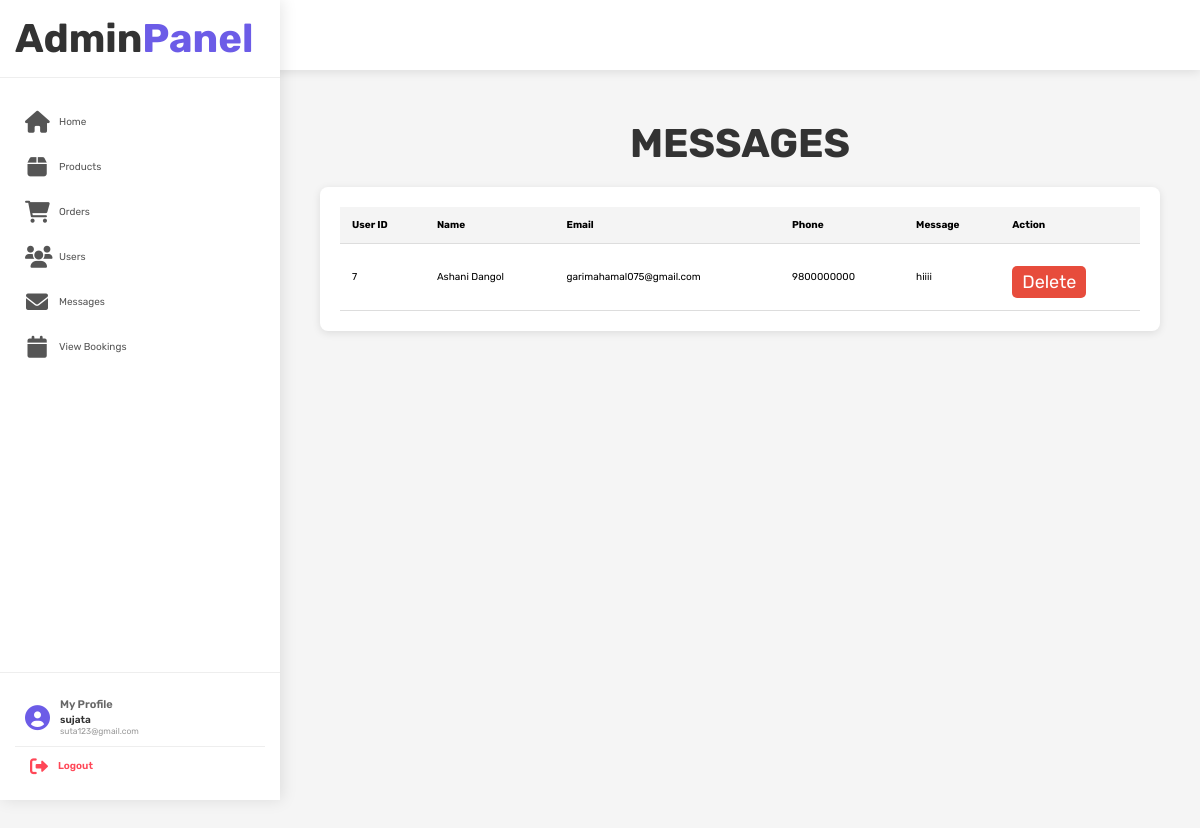
Page /admin_contacts.php (signed in) on the committed database.
### tables this page shows
CREATE TABLE `message` (
  `id` int(100) NOT NULL,
  `user_id` int(100) NOT NULL,
  `name` varchar(100) NOT NULL,
  `email` varchar(100) NOT NULL,
  `number` varchar(12) NOT NULL,
  `message` varchar(500) NOT NULL
);

### admin_contacts.php (the view, shortened to what this page needs)
<?php
include 'config.php';
$check_column = mysqli_query($conn, "SHOW COLUMNS FROM `message` LIKE 'created_at'");
$column_exists = (mysqli_num_rows($check_column) > 0);
$order_by = $column_exists ? "ORDER BY created_at DESC" : "";
?>
<!DOCTYPE html>
<html lang="en">
<head>
   <link rel="stylesheet" href="https://cdnjs.cloudflare.com/ajax/libs/font-awesome/6.0.0/css/all.min.css">
   <link rel="stylesheet" href="css/admin_style.css">
</head>
<body>
<?php include 'admin_header.php'; ?>
<div class="main-content">
<section class="messages">
   <h1 class="title">Messages</h1>
   <div class="table-container">
      <table>
         <thead>
            <tr>
               <th>User ID</th>
               <th>Name</th>
               <th>Email</th>
               <th>Phone</th>
               <th>Message</th>
               <th>Action</th>
            </tr>
         </thead>
         <tbody>
            <?php
               $select_message = mysqli_query($conn, "SELECT * FROM `message` $order_by") or die('Query failed');
               if (mysqli_num_rows($select_message) > 0) {
                  while ($fetch_message = mysqli_fetch_assoc($select_message)) {
            ?>
            <tr>
               <td data-label="User ID"><?php echo $fetch_message['user_id']; ?></td>
               <td data-label="Name"><?php echo $fetch_message['name']; ?></td>
               <td data-label="Email"><?php echo $fetch_message['email']; ?></td>
               <td data-label="Phone"><?php echo $fetch_message['number']; ?></td>
               <td data-label="Message" class="message-content" title="<?php echo htmlspecialchars($fetch_message['message']); ?>">
                  <?php echo htmlspecialchars($fetch_message['message']); ?>
               </td>
               <td data-label="Action">
                  <a href="admin_contacts.php?delete=<?php echo $fetch_message['id']; ?>" onclick="return confirm('Delete this message?');" class="delete-btn">Delete</a>
               </td>
            </tr>
            <?php
                  }
               } else {
                  $colspan = $column_exists ? 7 : 6;
                  echo '<tr><td colspan="'.$colspan.'" class="empty">No messages found!</td></tr>';
               }
            ?>
         </tbody>
      </table>
   </div>
</section>
</div>
</body>
</html>

### css/admin_style.css (style rules this page uses)
:root { --purple:#8e44ad; --red:#c0392b; --orange:#f39c12; --black:#333; --white:#fff; --light-color:#666; --light-white:#ccc; --light-bg:#f5f5f5; --border:.1rem solid var(--black); --box-shadow:0 .5rem 1rem rgba(0,0,0,.1); }
* { font-family: 'Rubik', sans-serif; margin:0; padding:0; box-sizing: border-box; outline: none; border:none; text-decoration: none; transition:all .2s linear; }
html { font-size: 62.5%; overflow-x: hidden; }
body { background-color: var(--light-bg); }
section { padding:3rem 2rem; }
.title { text-align: center; margin-bottom: 2rem; text-transform: uppercase; color:var(--black); font-size: 4rem; }
.btn, .option-btn, .delete-btn, .white-btn { display: inline-block; margin-top: 1rem; padding:1rem 3rem; cursor: pointer; color:var(--white); font-size: 1.8rem; border-radius: .5rem; text-transform: capitalize; }
.delete-btn { background-color: var(--red); }

### admin_contacts.php (style rules this page uses)
body { background-color: #f5f5f5; }
.main-content { margin-left: 250px; padding: 20px; }
.table-container { overflow-x: auto; margin-top: 20px; background: #fff; padding: 20px; border-radius: 8px; box-shadow: 0 2px 8px rgba(0,0,0,0.1); }
table { width: 100%; border-collapse: collapse; }
th, td { border-bottom: 1px solid #ddd; padding: 12px; text-align: left; }
th { background-color: #f4f4f4; font-weight: bold; }
.message-content { max-width: 300px; white-space: nowrap; overflow: hidden; text-overflow: ellipsis; }
.delete-btn { padding: 5px 10px; border: none; border-radius: 5px; text-decoration: none; color: #fff; background-color: #e74c3c; cursor: pointer; transition: background 0.3s; }

### admin_header.php (style rules this page uses)
body { margin: 0; padding: 0; font-family: 'Poppins', sans-serif; transition: all 0.3s ease; min-height: 100vh; position: relative; }
.main-content { margin-top: 70px; padding: 2rem; transition: all 0.3s ease; min-height: calc(100vh - 70px); }
@media (min-width: 992px) { .main-content { margin-left: 280px; } }

### rows in the picture
message: user "7", name "Ashani Dangol", email "garimahamal075@gmail.com", number "9800000000", message "hiiii"

### other values in the picture
$_SESSION['admin_name'] "sujata"
$_SESSION['admin_email'] "suta123@gmail.com"
